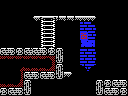

This is a level from a 2D game, rendered from its Tiled map with the project's own tilesets. A one-line summary and the complete map file follow:
An orthogonal 16x12 tile map with 8x8 px tiles, 1 tile layer (Tile Layer 1) and 7 objects (3x item, 2x big-item, 2x 4x4-item).

<map version="1.0" orientation="orthogonal" renderorder="right-down" width="16" height="12" tilewidth="8" tileheight="8" nextobjectid="9">
 <properties>
  <property name="down" value="hole" />
  <property name="left" value="half-hole" />
  <property name="right" value="hole" />
  <property name="up" value="hole" />
 </properties>
 <tileset firstgid="1" name="tiles" tilewidth="8" tileheight="8" tilecount="256" columns="16">
  <image source="tiles.png" width="128" height="128" />
 </tileset>
 <layer name="Tile Layer 1" width="16" height="12">
  <data encoding="csv">
1,1,1,1,1,1,1,1,1,1,1,1,1,1,1,1,
1,1,1,1,1,1,1,1,1,1,1,1,1,1,1,1,
1,1,1,1,172,169,137,170,170,170,255,139,1,1,1,1,
1,1,1,1,1,249,168,1,1,1,217,217,1,1,1,1,
1,1,1,1,1,249,168,1,1,1,218,233,1,1,1,1,
1,1,1,1,1,249,168,1,1,1,151,152,1,1,1,1,
103,104,165,103,103,104,165,105,1,1,217,217,1,1,1,1,
254,254,254,254,254,254,125,106,1,1,233,233,1,1,1,1,
167,167,129,252,252,252,127,105,1,1,154,153,1,1,1,1,
167,167,148,103,104,103,104,106,171,1,1,1,1,1,1,1,
252,252,127,105,1,1,1,1,1,1,1,1,105,165,103,104,
165,103,104,106,1,1,1,1,1,1,1,1,106,103,104,165
</data>
 </layer>
 <objectgroup name="objects">
  <object id="1" type="item" x="56" y="0" width="16" height="16" />
  <object id="2" type="item" x="104" y="64" width="16" height="16" />
  <object id="3" type="item" x="8" y="32" width="16" height="16" />
  <object id="4" type="big-item" x="0" y="24" width="32" height="24" />
  <object id="6" type="big-item" x="96" y="56" width="32" height="24" />
  <object id="7" type="4x4-item" x="96" y="48" width="32" height="32" />
  <object id="8" type="4x4-item" x="0" y="16" width="32" height="32" />
 </objectgroup>
</map>
